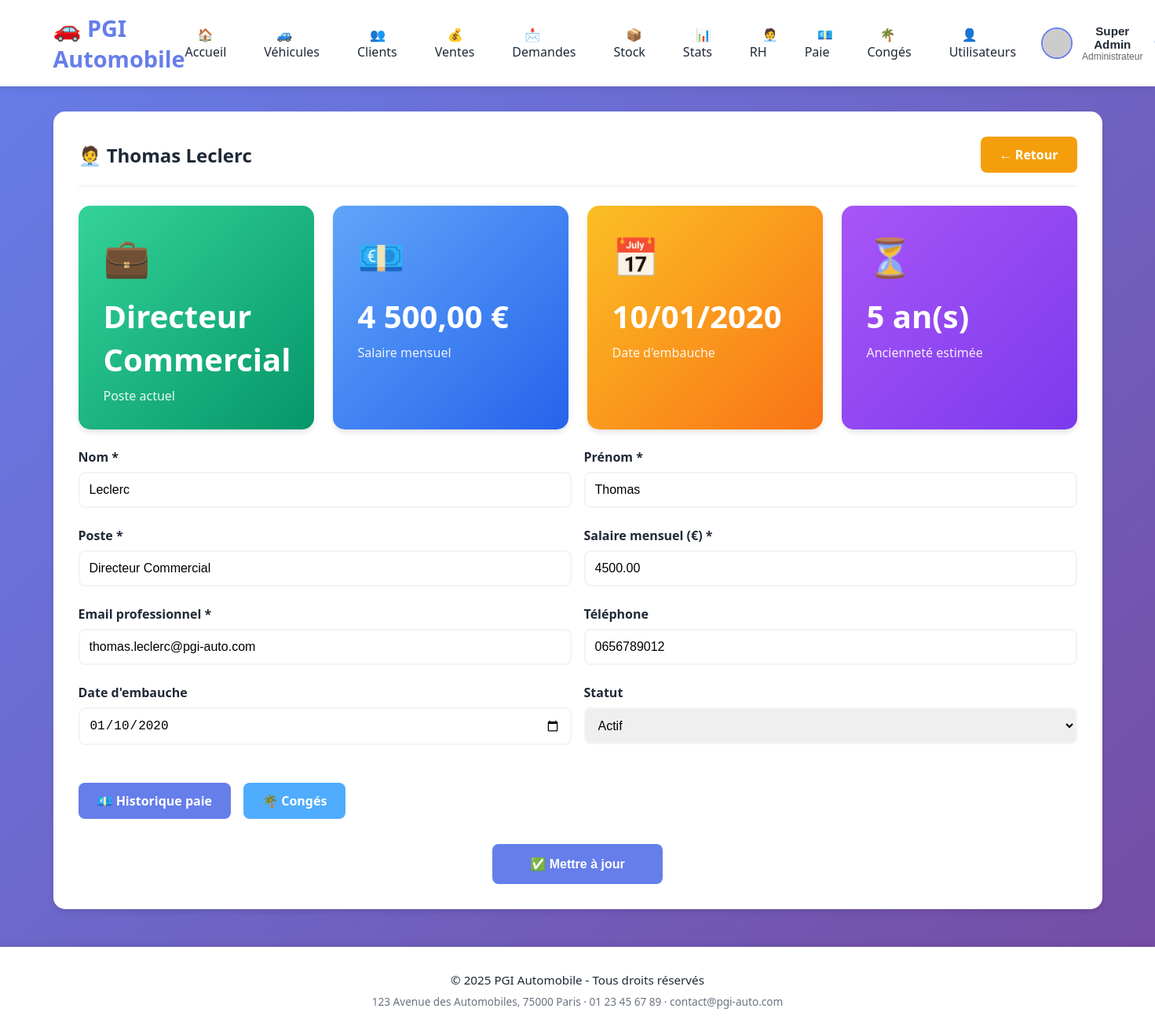
Screenshot of /modules/rh/modifier.php?id=1 (signed in) with the database file from the repository.
### tables this page shows
CREATE TABLE IF NOT EXISTS personnel (
    id INT PRIMARY KEY AUTO_INCREMENT,
    nom VARCHAR(50) NOT NULL,
    prenom VARCHAR(50) NOT NULL,
    poste VARCHAR(50),
    salaire DECIMAL(10,2),
    email VARCHAR(100),
    telephone VARCHAR(20),
    date_embauche DATE,
    statut ENUM('actif', 'conge', 'inactif') DEFAULT 'actif',
    created_at TIMESTAMP DEFAULT CURRENT_TIMESTAMP
);

### config/database.php (called while the page is built, shortened)
<?php
function escape($data) {
    return htmlspecialchars($data, ENT_QUOTES, 'UTF-8');
}
function formatDate($date) {
    return date('d/m/Y', strtotime($date));
}
?>

### config/auth.php (called while the page is built, shortened)
<?php
function hasPermission($module, $action) {
    $role = $_SESSION['role'] ?? null;
    if ($role === 'admin') {
        return true;
    }
    return roleHasDefaultPermission($role, $module, $action);
}
?>

### modules/rh/modifier.php (the view, shortened to what this page needs)
<?php
include '../../includes/header.php';
$id = isset($_GET['id']) ? (int) $_GET['id'] : 0;
$stmt = $pdo->prepare("SELECT * FROM personnel WHERE id = ?");
$stmt->execute([$id]);
$employe = $stmt->fetch();
$anciennete = null;
if (!empty($employe['date_embauche'])) {
    $anciennete = (new DateTime($employe['date_embauche']))->diff(new DateTime())->y;
}
?>
<div class="card">
    <div class="card-header">
        <h2 class="card-title">🧑‍💼 <?php echo escape($employe['prenom'] . ' ' . $employe['nom']); ?></h2>
        <a href="liste.php" class="btn btn-warning">← Retour</a>
    </div>
    <div class="stats-grid" style="margin-bottom: 1.5rem;">
        <div class="stat-card" style="background: linear-gradient(135deg, #34d399 0%, #059669 100%);">
            <div class="stat-icon">💼</div>
            <div class="stat-value"><?php echo escape($employe['poste']); ?></div>
            <div class="stat-label">Poste actuel</div>
        </div>
        <div class="stat-card" style="background: linear-gradient(135deg, #60a5fa 0%, #2563eb 100%);">
            <div class="stat-icon">💶</div>
            <div class="stat-value"><?php echo number_format($employe['salaire'], 2, ',', ' '); ?> €</div>
            <div class="stat-label">Salaire mensuel</div>
        </div>
        <div class="stat-card" style="background: linear-gradient(135deg, #fbbf24 0%, #f97316 100%);">
            <div class="stat-icon">📅</div>
            <div class="stat-value"><?php echo $employe['date_embauche'] ? formatDate($employe['date_embauche']) : '—'; ?></div>
            <div class="stat-label">Date d'embauche</div>
        </div>
        <div class="stat-card" style="background: linear-gradient(135deg, #a855f7 0%, #7c3aed 100%);">
            <div class="stat-icon">⏳</div>
            <div class="stat-value"><?php echo $anciennete !== null ? $anciennete . ' an(s)' : '—'; ?></div>
            <div class="stat-label">Ancienneté estimée</div>
        </div>
    </div>
    <form method="POST">
        <div class="form-row">
            <div class="form-group">
                <label>Nom *</label>
                <input type="text" name="nom" class="form-control" required value="<?php echo escape($employe['nom']); ?>">
            </div>
            <div class="form-group">
                <label>Prénom *</label>
                <input type="text" name="prenom" class="form-control" required value="<?php echo escape($employe['prenom']); ?>">
            </div>
        </div>
        <div class="form-row">
            <div class="form-group">
                <label>Poste *</label>
                <input type="text" name="poste" class="form-control" required value="<?php echo escape($employe['poste']); ?>">
            </div>
            <div class="form-group">
                <label>Salaire mensuel (€) *</label>
                <input type="number" name="salaire" class="form-control" min="0" step="0.01" required value="<?php echo escape($employe['salaire']); ?>">
            </div>
        </div>
        <div class="form-row">
            <div class="form-group">
                <label>Email professionnel *</label>
                <input type="email" name="email" class="form-control" required value="<?php echo escape($employe['email']); ?>">
            </div>
            <div class="form-group">
                <label>Téléphone</label>
                <input type="text" name="telephone" class="form-control" value="<?php echo escape($employe['telephone']); ?>">
            </div>
        </div>
        <div class="form-row">
            <div class="form-group">
                <label>Date d'embauche</label>
                <input type="date" name="date_embauche" class="form-control" value="<?php echo escape($employe['date_embauche']); ?>">
            </div>
            <div class="form-group">
                <label>Statut</label>
                <select name="statut" class="form-control">
                    <option value="actif" <?php echo $employe['statut'] === 'actif' ? 'selected' : ''; ?>>Actif</option>
                </select>
            </div>
        </div>
        <div style="display: flex; gap: 1rem; justify-content: flex-start; margin: 1.5rem 0;">
            <?php if (hasPermission('paie', 'read')): ?>
                <a href="paie.php?personnel_id=<?php echo $employe['id']; ?>" class="btn btn-primary">💶 Historique paie</a>
            <?php endif; ?>
            <?php if (hasPermission('conges', 'read')): ?>
                <a href="conges.php?personnel_id=<?php echo $employe['id']; ?>" class="btn btn-secondary">🌴 Congés</a>
            <?php endif; ?>
        </div>
        <div style="text-align: center; margin-top: 2rem;">
            <button type="submit" class="btn btn-primary" style="padding: 1rem 3rem;">✅ Mettre à jour</button>
        </div>
    </form>
</div>
<?php include '../../includes/footer.php'; ?>

### assets/css/style.css (style rules this page uses)
* { margin: 0; padding: 0; box-sizing: border-box; }
:root { --primary: #667eea; --primary-dark: #764ba2; --secondary: #4facfe; --success: #10b981; --danger: #ef4444; --warning: #f59e0b; --info: #17a2b8; --dark: #1f2937; --light: #f3f4f6; --white: #ffffff; --gradient-primary: linear-gradient(135deg, var(--primary) 0%, var(--primary-dark) 100%); --gradient-success: linear-gradient(135deg, #43e97b 0%, #38f9d7 100%); --gradient-info: linear-gradient(135deg, #4facfe 0%, #00f2fe 100%); --gradient-warning: linear-gradient(135deg, #fa709a 0%, #fee140 100%); --gray: #6b7280; --gray-light: #e5e7eb; --gray-dark: #374151; --text-primary: #333; --text-secondary: #666; --text-muted: #999; --border: #e0e0e0; --border-light: #f0f0f0; --border-dark: #ccc; --bg-light: #f8f9fa; --bg-white: #ffffff; }
body { font-family: 'Segoe UI', Tahoma, Geneva, Verdana, sans-serif; background: var(--gradient-primary); min-height: 100vh; color: var(--dark); }
.card { background: var(--white); border-radius: 15px; padding: 2rem; margin-bottom: 2rem; box-shadow: 0 4px 6px rgba(0,0,0,0.1); transition: transform 0.3s, box-shadow 0.3s; }
.card-header { display: flex; justify-content: space-between; align-items: center; margin-bottom: 1.5rem; padding-bottom: 1rem; border-bottom: 2px solid var(--light); }
.card-title { font-size: 1.5rem; color: var(--dark); display: flex; align-items: center; gap: 10px; }
.stats-grid { display: grid; grid-template-columns: repeat(auto-fit, minmax(250px, 1fr)); gap: 1.5rem; margin-bottom: 2rem; }
.stat-card { background: linear-gradient(135deg, var(--primary) 0%, var(--secondary) 100%); color: var(--white); padding: 2rem; border-radius: 15px; box-shadow: 0 4px 6px rgba(0,0,0,0.1); transition: transform 0.3s; }
.stat-icon { font-size: 3rem; margin-bottom: 1rem; opacity: 0.9; }
.stat-value { font-size: 2.5rem; font-weight: bold; margin-bottom: 0.5rem; }
.stat-label { font-size: 1rem; opacity: 0.9; }
.btn { display: inline-block; padding: 0.75rem 1.5rem; border: none; border-radius: 8px; font-size: 1rem; font-weight: 600; cursor: pointer; transition: all 0.3s; text-decoration: none; }
.btn-primary { background: var(--primary); color: var(--white); }
.btn-secondary { background: var(--secondary); color: var(--white); }
.btn-warning { background: var(--warning); color: var(--white); }
.form-group { margin-bottom: 1.5rem; }
.form-group label { display: block; margin-bottom: 0.5rem; font-weight: 600; color: var(--dark); }
.form-control { width: 100%; padding: 0.75rem; border: 2px solid var(--light); border-radius: 8px; font-size: 1rem; transition: border 0.3s; }
.form-row { display: grid; grid-template-columns: repeat(auto-fit, minmax(250px, 1fr)); gap: 1rem; }
.card { animation: fadeIn 0.5s ease-out; }

### rows the page displays
personnel: prenom+nom "Thomas Leclerc", poste "Directeur Commercial", salaire "4 500,00", date_embauche "10/01/2020", date_embauche "5", nom "Leclerc", prenom "Thomas", salaire "4500.00", email "thomas.leclerc@pgi-auto.com", telephone "0656789012", date_embauche "01/10/2020", statut "Actif"

### other values shown
$appName "PGI Automobile"
$link['label'] "🏠 Accueil"
$link['label'] "🚙 Véhicules"
$link['label'] "👥 Clients"
$link['label'] "💰 Ventes"
$link['label'] "📩 Demandes"
$link['label'] "📦 Stock"
$link['label'] "📊 Stats"
$link['label'] "🧑‍💼 RH"
$link['label'] "💶 Paie"
$link['label'] "🌴 Congés"
$link['label'] "👤 Utilisateurs"
getFullName() "Super Admin"
getRoleLabel() "Administrateur"
